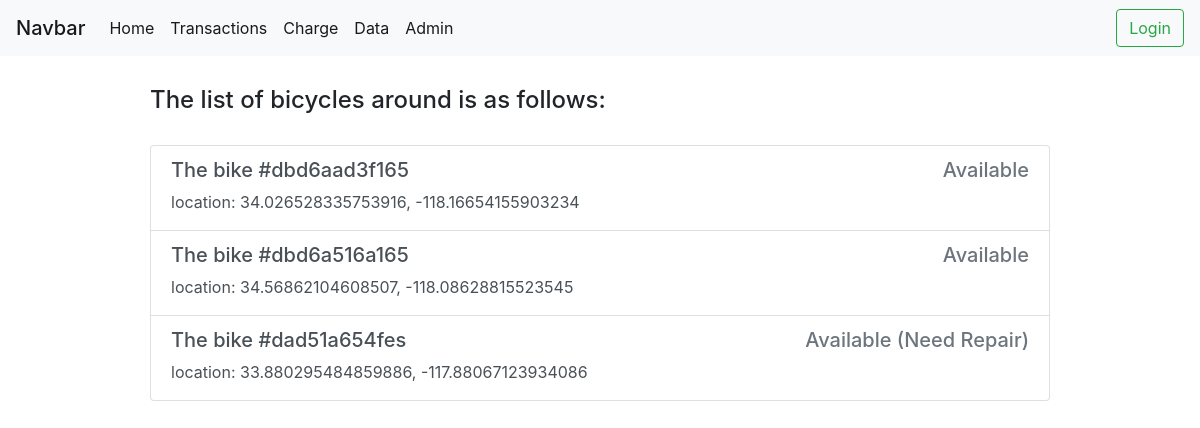
Before: / with the older database file.
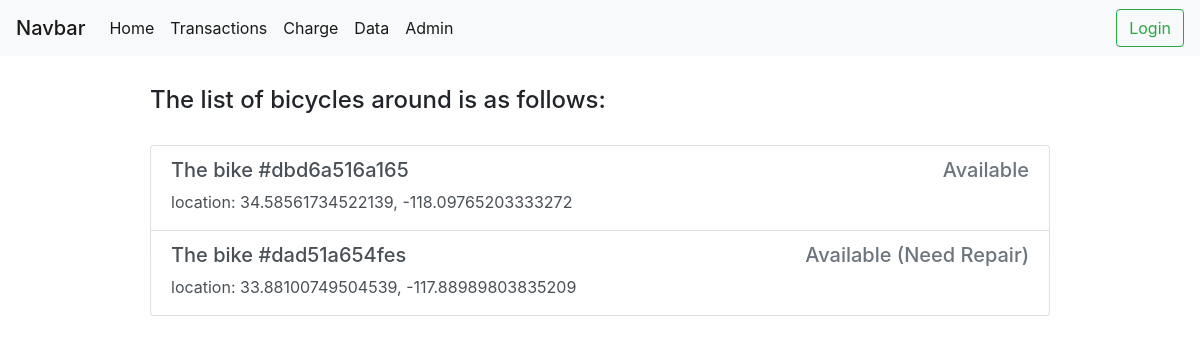
After: the same page with the newer database file.
### bike/models.py (models this page shows, shortened)
class Bike(models.Model):
    unique = models.CharField(max_length=12, unique=True, default=uuid4().hex[:12], verbose_name="ID")
    available = models.BooleanField(default=True)
    position_lat = models.FloatField(default=0.0)
    position_lng = models.FloatField(default=0.0)
    need_repair = models.BooleanField(default=False)
    def position(self):
        return f"{self.position_lat}, {self.position_lng}"

### bike/views.py (the view)
# urls.py: path('', views.index),
@require_http_methods(['GET'])
def index(request):
    bikes = Bike.objects.all()
    content = {"bikes": bikes}
    return render(request, "bike/index.html", content)

### bike/templates/bike/index.html (shortened to what this page needs)
{% extends 'bike/base.html' %}
{% block content %}
<div style="width: 75%;margin: auto;margin-top: 30px;">
  <h4 style="margin-bottom: 30px;">The list of bicycles around is as follows:</h4>
  <div class="list-group">
    {% for bike in bikes %}
    {% if bike.available %}
    <a href="/detail/{{bike.id}}/" class="list-group-item list-group-item-action">
      <div class="d-flex w-100 justify-content-between">
        <h5 class="mb-1">The bike #{{bike.unique}}</h5>
        <h5 class="text-muted">
          Available
          {% if bike.need_repair %}(Need Repair){% endif %}
        </h5>
      </div>
      <p class="mb-1">location: {{bike.position}}</p>
    </a>
    {% endif %}
    {% endfor %}
  </div>
</div>
{% endblock %}

Changed rows visible on the page:
no longer on this page (row edited): Bike: unique "dbd6aad3f165", position "34.026528335753916, -118.16654155903234"
changed Bike "dbd6a516a165": position "34.56862104608507, -118.08628815523545" → "34.58561734522139, -118.09765203333272"
changed Bike "dad51a654fes": position "33.880295484859886, -117.88067123934086" → "33.88100749504539, -117.88989803835209"
